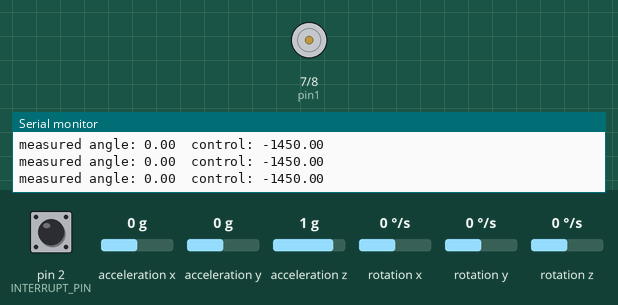
This sketch was run on a simulated Arduino Uno, built with avr-gcc and run on an emulated ATmega328P. On the bench: motor-driver pin pairs drawn as motors (green arrow = first pin HIGH = forward, orange = second pin HIGH = backward, longer = more drive, scaled by the enable pin), the last lines printed to the serial monitor. The test bench sets the inputs (shaded band); at power-on: acceleration z 1 g, acceleration y 0 g, pin 2 (INTERRUPT_PIN) LOW, acceleration x 0 g, rotation x 0 °/s, rotation y 0 °/s, rotation z 0 °/s. The sensor or clock chip raises its interrupt line as the real part does.

Above: at 8.7 s.
8.8 s: acceleration z set to 0.1 g
11.5 s: acceleration z set to -0.2 g
At 12.4 s:
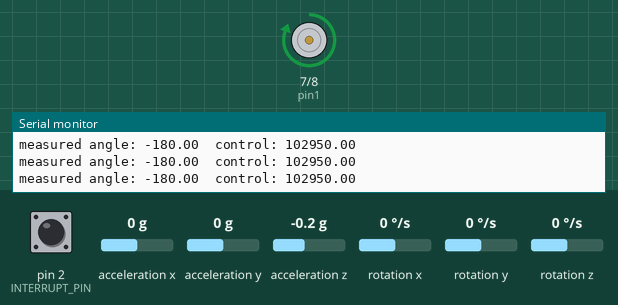
13.0 s: acceleration y set to 0.2 g
At 13.6 s:
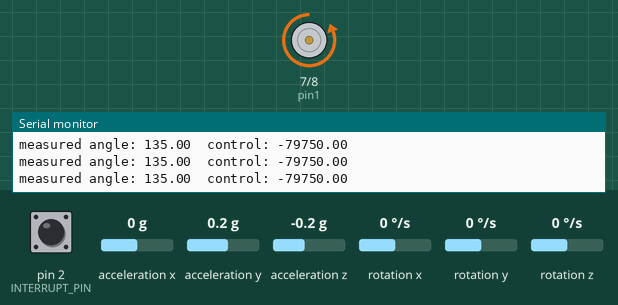
16.0 s: acceleration y set to -0.8 g
At 17.0 s:
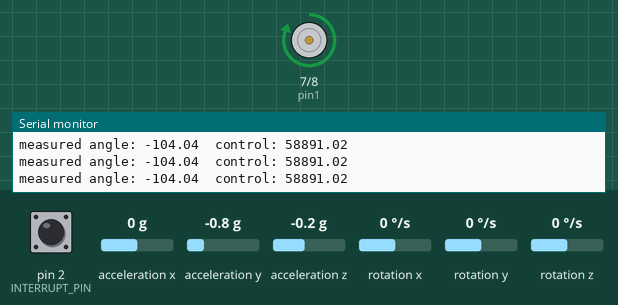
Timing chart, 0 to 19.0 s (numbered marks = the images above; inputs shaded):
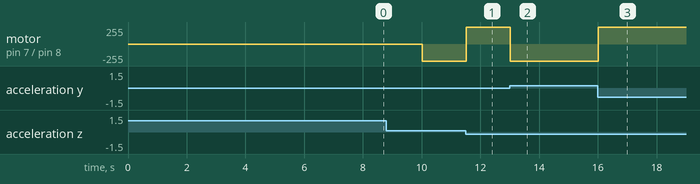

Measured:
- the behaviour switches between 0 and -0.1 g on acceleration z (found by bisection; images 0 and 1)
- the behaviour switches between 0 and 0.1 g on acceleration y (found by bisection; images 1 and 2)
- after the input at 11.5 s, motor on pin 7 (pin1) / pin 8 (pin2): backward 255/255 → forward 255/255 at once
- after the input at 13.0 s, motor on pin 7 (pin1) / pin 8 (pin2): forward 255/255 → backward 255/255 at once
- after the input at 16.0 s, motor on pin 7 (pin1) / pin 8 (pin2): backward 255/255 → forward 255/255 at once

The sketch:

selfbalancer.ino
```cpp
#include "I2Cdev.h"

#include "MPU6050_6Axis_MotionApps20.h"
#if I2CDEV_IMPLEMENTATION == I2CDEV_ARDUINO_WIRE
    #include "Wire.h"
#endif


#define INTERRUPT_PIN 2  // use pin 2 on Arduino Uno & most boards

// MPU control/status vars
bool dmpReady = false;  // set true if DMP init was successful
uint8_t mpuIntStatus;   // holds actual interrupt status byte from MPU
uint8_t devStatus;      // return status after each device operation (0 = success, !0 = error)
uint16_t packetSize;    // expected DMP packet size (default is 42 bytes)
uint16_t fifoCount;     // count of all bytes currently in FIFO
uint8_t fifoBuffer[64]; // FIFO storage buffer

// orientation/motion vars
Quaternion q;           // [w, x, y, z]         quaternion container
VectorInt16 aa;         // [x, y, z]            accel sensor measurements
VectorInt16 aaReal;     // [x, y, z]            gravity-free accel sensor measurements
VectorInt16 aaWorld;    // [x, y, z]            world-frame accel sensor measurements
VectorFloat gravity;    // [x, y, z]            gravity vector
float euler[3];         // [psi, theta, phi]    Euler angle container
float ypr[3];           // [yaw, pitch, roll]   yaw/pitch/roll container and gravity vector

volatile bool mpuInterrupt = false;     // indicates whether MPU interrupt pin has gone high
void dmpDataReady() {
    mpuInterrupt = true;
}

enum MotorMode {
  DIRECT,
  REVERSE
};

class Motor {
  public:
  void setup() {
    pinMode(pin1, OUTPUT);
    pinMode(pin2, OUTPUT);
    pinMode(pin_pwm, OUTPUT);
  }
  void mode(MotorMode mode) {
    mode_ = mode;
  }
  /**
   * \param speed: [-max speed, max speed]
   */
  void move(float speed) {
    int pwm_value = getPmwValue(speed);

    if (mode_ == REVERSE) {
      speed = -speed;
    }
    if (speed == 0) {
      digitalWrite(pin1, LOW);
      digitalWrite(pin2, LOW);
    } else if (speed > 0) {
      digitalWrite(pin2, HIGH);
      digitalWrite(pin1, LOW);
      analogWrite(pin_pwm, pwm_value);
    } else {
      digitalWrite(pin2, LOW);
      digitalWrite(pin1, HIGH);
      analogWrite(pin_pwm, pwm_value);
    }
  }
  private:
  int getPmwValue(float speed) {
    float pwm = abs(speed);
    if (pwm < min_pwm_value_) return 0;
    if (pwm > 255) return 255;
    return pwm;
  }
  private:
  MotorMode mode_ = DIRECT;
  int pin1 = 7;
  int pin2 = 8;
  int pin_pwm = 9;
  int min_pwm_value_ = 140;  // anything less than this will be 0
};

class PidController {
 public:
 PidController(float balance = 0.0) {
  balance_ = balance;
 }
  float computeControl(float measure) {
    float error = balance_ - measure;
    float p_term = kp_ * error;
    integrated_error_ += error;
    float i_term = ki_ * constrain(integrated_error_, -10, 10);
    float d_term = kd_ * (error - last_error_);
    last_error_ = error;
    float control = p_term + i_term + d_term;
    return control;
  }
 private:
  float integrated_error_ = 0.0;
  float last_error_ = 0.0;
  float balance_ = 0.0;
  float kp_ = 580.0;
  float ki_ = 0.0;
  float kd_ = 0.0;
};

Motor motor;
PidController pid_controller(-2.5);
MPU6050 mpu;
long initial_time;

void setup() {
  motor.setup();
  motor.mode(REVERSE);
  initial_time = millis();

  // join I2C bus (I2Cdev library doesn't do this automatically)
  #if I2CDEV_IMPLEMENTATION == I2CDEV_ARDUINO_WIRE
  Wire.begin();
  Wire.setClock(400000); // 400kHz I2C clock. Comment this line if having compilation difficulties
  #elif I2CDEV_IMPLEMENTATION == I2CDEV_BUILTIN_FASTWIRE
  Fastwire::setup(400, true);
  #endif

  Serial.begin(38400);

  // initialize device
  Serial.println(F("Initializing I2C devices..."));
  mpu.initialize();
  pinMode(INTERRUPT_PIN, INPUT);

  // verify connection
  Serial.println(F("Testing device connections..."));
  Serial.println(mpu.testConnection() ? F("MPU6050 connection successful") : F("MPU6050 connection failed"));

  delay(1000);

  // load and configure the DMP
  Serial.println(F("Initializing DMP..."));
  devStatus = mpu.dmpInitialize();

  // supply your own gyro offsets here, scaled for min sensitivity
/*  mpu.setXGyroOffset(220);
  mpu.setYGyroOffset(76);
  mpu.setZGyroOffset(-85);
  mpu.setZAccelOffset(1788); // 1688 factory default for my test chip
*/
  // make sure it worked (returns 0 if so)
  if (devStatus == 0) {
     // turn on the DMP, now that it's ready
     Serial.println(F("Enabling DMP..."));
     mpu.setDMPEnabled(true);

     // enable Arduino interrupt detection
     Serial.println(F("Enabling interrupt detection (Arduino external interrupt 0)..."));
     attachInterrupt(digitalPinToInterrupt(INTERRUPT_PIN), dmpDataReady, RISING);
     mpuIntStatus = mpu.getIntStatus();

     // set our DMP Ready flag so the main loop() function knows it's okay to use it
     Serial.println(F("DMP ready! Waiting for first interrupt..."));
     dmpReady = true;

      // get expected DMP packet size for later comparison
      packetSize = mpu.dmpGetFIFOPacketSize();
  } else {
     // ERROR!
     // 1 = initial memory load failed
     // 2 = DMP configuration updates failed
     // (if it's going to break, usually the code will be 1)
     Serial.print(F("DMP Initialization failed (code "));
     Serial.print(devStatus);
     Serial.println(F(")"));
  }
}

int balance = 0;
long last_update = 0;
int print_control = 0;

void loop() {
  if (!dmpReady) return;

  // wait for MPU interrupt or extra packet(s) available
  while (!mpuInterrupt && fifoCount < packetSize) {
    // other program behavior stuff here
  }
  mpuInterrupt = false;
  mpuIntStatus = mpu.getIntStatus();

  fifoCount = mpu.getFIFOCount();

  // check for overflow (this should never happen unless our code is too inefficient)
  if ((mpuIntStatus & 0x10) || fifoCount == 1024) {
    // reset so we can continue cleanly
    mpu.resetFIFO();
    Serial.println(F("FIFO overflow!"));
  // otherwise, check for DMP data ready interrupt (this should happen frequently)
  } else if (mpuIntStatus & 0x02) {
    // wait for correct available data length, should be a VERY short wait
    while (fifoCount < packetSize) fifoCount = mpu.getFIFOCount();

    mpu.getFIFOBytes(fifoBuffer, packetSize);  // read a packet from FIFO

    fifoCount -= packetSize;
    // display Euler angles in degrees
    mpu.dmpGetQuaternion(&q, fifoBuffer);
    mpu.dmpGetGravity(&gravity, &q);
    mpu.dmpGetYawPitchRoll(ypr, &q, &gravity);
//    Serial.print("ypr\t");
//    Serial.print(ypr[0] * 180/M_PI);
//    Serial.print("\t");
//    Serial.print(ypr[1] * 180/M_PI);
//    Serial.print("\t");
//    Serial.println(ypr[2] * 180/M_PI);

    int update_motor_interval = 0;  // ms
    // update every x ms
    unsigned long current_time = millis();
    if (current_time - last_update > update_motor_interval) {
      float measure = ypr[2] * 180 / M_PI;
      float control_variable = pid_controller.computeControl(measure);
      //if ((print_control++ % 10) == 0) {
        Serial.print("measured angle: ");Serial.print(measure); Serial.print("\t"); Serial.print("control: ");Serial.println(control_variable);
     // }
      if (current_time - initial_time > 10000) {
        motor.move(control_variable);
      }
      last_update = current_time;
    }
  }
/*

  motor.move(0);
  for (int i = -150; i <=200; i+=10) {
    Serial.println(i);
    motor.move(i);
    delay(2000);
  }
  */
}
```
